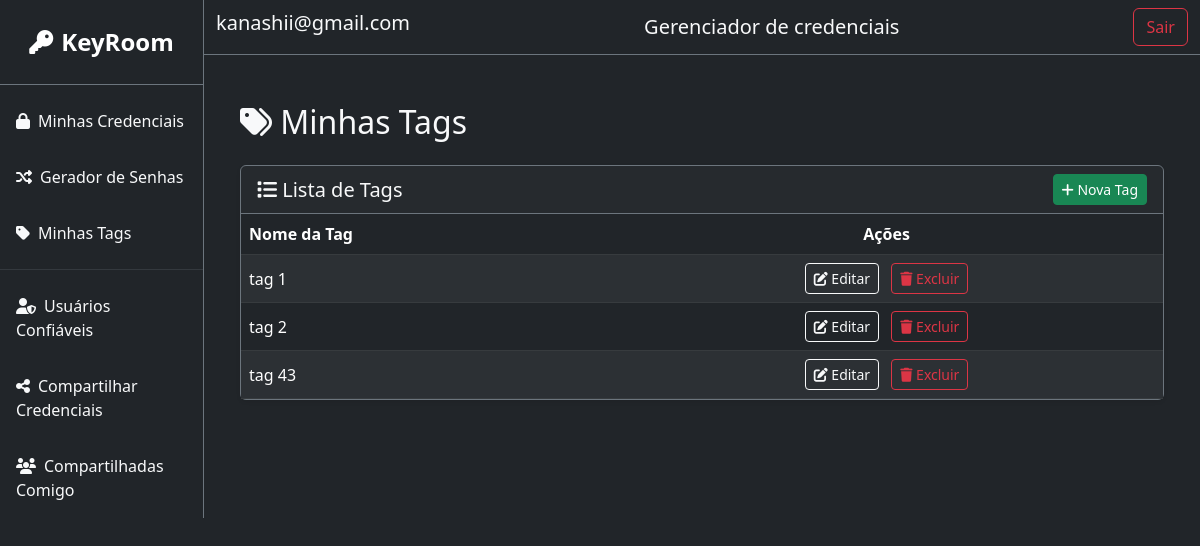
The page /tags/ (signed in) on the database its author committed.
### core/models.py (models this page shows, shortened)
class CustomUser(AbstractUser):
    uniquiCode = models.CharField(max_length=100, unique=True)

class CustomTag(models.Model):
    user = models.ForeignKey(CustomUser, on_delete=models.CASCADE, related_name='custom_tags')
    name = models.CharField(max_length=50)

### core/views/view_tag.py (the view)
# urls.py: path('tags/', view_tag.list_tags, name='list_tags'),
@login_required(login_url='home_page')
def list_tags(request):
    tags = CustomTag.objects.filter(user=request.user)
    return render(request, 'tag/list.html',{
        'tags': tags
    })

### core/templates/tag/list.html (shortened to what this page needs)
{% extends 'base.html' %}
{% block content %}
<div class="container py-4">
    <div class="d-flex justify-content-between align-items-center mb-4">
        <h2 class="text-light mb-0"><i class="fas fa-tags"></i> Minhas Tags</h2>
    </div>
    <div class="card bg-dark text-light border-secondary shadow-sm">
        <div class="card-header border-secondary d-flex justify-content-between align-items-center">
            <h5 class="mb-0"><i class="fas fa-list"></i> Lista de Tags</h5>
            <a href="{% url 'add_tag' %}" class="btn btn-success btn-sm">
                <i class="fas fa-plus"></i> Nova Tag
            </a>
        </div>
        <div class="card-body p-0">
            {% if tags %}
                <table class="table table-dark table-striped mb-0 align-middle">
                    <thead>
                        <tr class="text-secondary">
                            <th>Nome da Tag</th>
                            <th class="text-center">Ações</th>
                        </tr>
                    </thead>
                    <tbody>
                        {% for tag in tags %}
                            <tr>
                                <td>{{ tag.name }}</td>
                                <td class="text-center">
                                    <a href="{% url 'edit_tag' tag.id %}" class="btn btn-outline-light btn-sm me-2">
                                        <i class="fas fa-edit"></i> Editar
                                    </a>
                                    <button class="btn btn-outline-danger btn-sm"
                                            data-bs-toggle="modal"
                                            data-bs-target="#modalExcluir"
                                            onclick="prepareDelete('{{ tag.id }}', '{{ tag.name }}')">
                                        <i class="fas fa-trash"></i> Excluir
                                    </button>
                                </td>
                            </tr>
                        {% endfor %}
                    </tbody>
                </table>
            {% else %}
                <div class="p-4 text-center text-secondary">
                    <i class="fas fa-info-circle fa-2x mb-3"></i>
                    <p>Nenhuma tag cadastrada ainda.</p>
                </div>
            {% endif %}
        </div>
    </div>
</div>
{% endblock %}

### core/templates/base.html (shortened to what this page needs)
{% load static %}
<!DOCTYPE html>
<html lang="en" data-bs-theme="dark">
<head>
    <link href="{% static 'css/bootstrap.min.css' %}" rel="stylesheet">
    <link rel="stylesheet" href="{% static 'css/fontawesome.min.css' %}">
</head>
<body class="bg-dark text-light">
<div class="d-flex" id="wrapper">
    <div class="bg-dark border-end border-secondary" id="sidebar-wrapper">
        <div class="sidebar-heading text-center py-4 text-white fs-4 fw-bold border-bottom border-secondary">
            <a href="{% url 'main_page' %}" class="text-white text-decoration-none">
                <i class="fas fa-key me-2"></i>KeyRoom
            </a>
        </div>
        <div class="list-group list-group-flush mt-2">
            <a href="{% url 'main_page' %}"
               class="list-group-item list-group-item-action bg-dark text-light border-0 py-3">
                <i class="fas fa-lock me-2"></i>Minhas Credenciais
            </a>
            <a href="{% url 'password_generator' %}"
               class="list-group-item list-group-item-action bg-dark text-light border-0 py-3">
                <i class="fas fa-random me-2"></i>Gerador de Senhas
            </a>
            <a href="{% url 'list_tags' %}"
               class="list-group-item list-group-item-action bg-dark text-light border-0 py-3">
                <i class="fas fa-tag me-2"></i>Minhas Tags
            </a>
            <hr class="border-secondary my-2">
            <a href="{% url 'list_trusted_users' %}"
               class="list-group-item list-group-item-action bg-dark text-light border-0 py-3">
                <i class="fas fa-user-shield me-2"></i>Usuários Confiáveis
            </a>
            <a href="{% url 'list_share_credentials' %}"
               class="list-group-item list-group-item-action bg-dark text-light border-0 py-3">
                <i class="fas fa-share-alt me-2"></i>Compartilhar Credenciais
            </a>
            <a href="{% url 'list_shared_credentials' %}"
               class="list-group-item list-group-item-action bg-dark text-light border-0 py-3">
                <i class="fas fa-users me-2"></i>Compartilhadas Comigo
            </a>
        </div>
    </div>
    <div id="page-content-wrapper" class="w-100">
        <nav class="navbar navbar-expand-lg navbar-dark bg-dark border-bottom border-secondary">
            <div class="container-fluid">
                <h5>{{ user.email}}</h5>
                <h5 class="ms-3 mb-0">Gerenciador de credenciais</h5>
                <a href="{% url 'logout' %}" class="btn btn-outline-danger ms-3">Sair</a>
            </div>
        </nav>
        <div class="container-fluid p-4">
            {% block content %}{% endblock %}
        </div>
    </div>
</div>
</body>
</html>

### rows shown on the page
CustomUser: email "kanashii@gmail.com"
CustomTag: name "tag 1"
CustomTag: name "tag 2"
CustomTag: name "tag 43"
